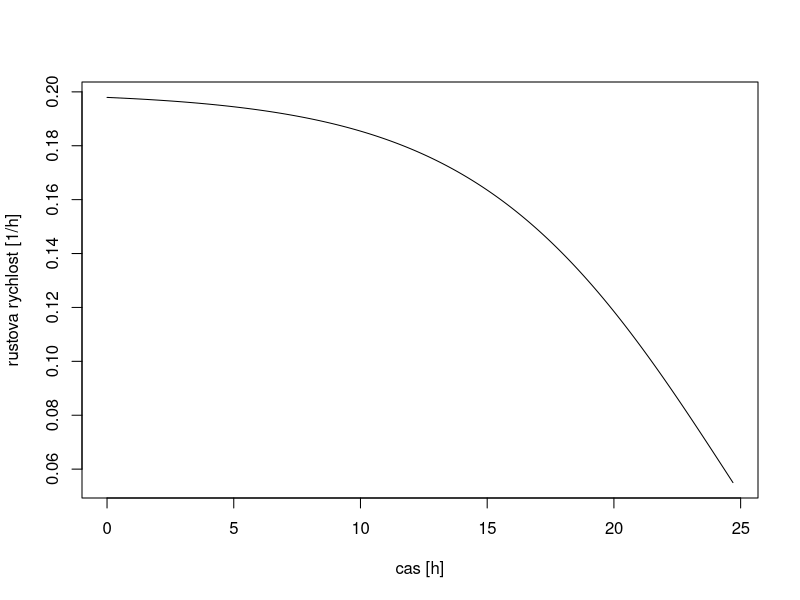
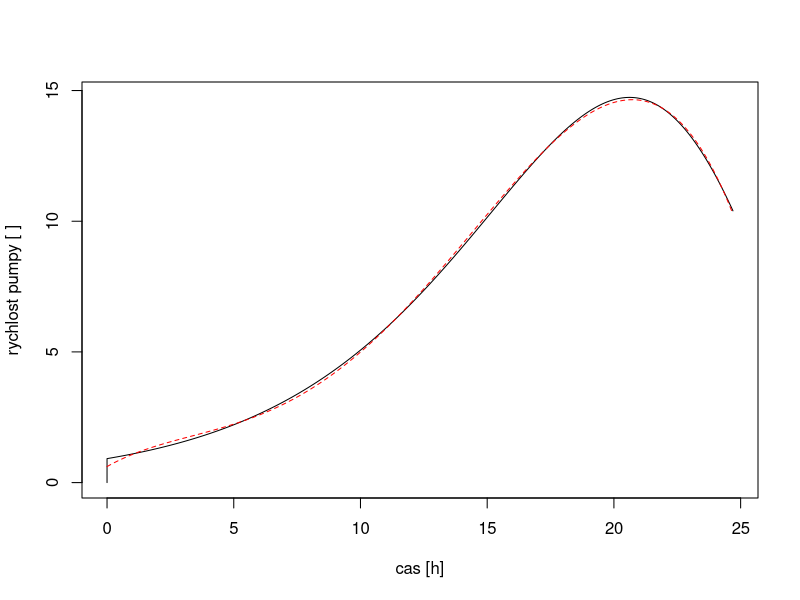

The R source for these figures, in order:
##### OPTIMALIZACE DOBY FEEDOVANI #####

#funkce pro optimalizaci doby kultivace (feedu) 


mu_poc <- 0.2   # maxim?ln? r?stov? rychlost (na za??tku kultivace)
mu_kon <- 0.055   # minim?ln? r?stov? rychlost (na konci kultivace)
par_k <- 0.2    # prohnut? k?ivky pr?b?hu r?stov? rychlosti

OD <- 8.65      # OD inokula

par_vRPM <- 1/0.88144   # prepocet: otacky pumpy [%] = feed [ml/min] * par_vRPM

{
  #funkce pro optimalizaci doby kultivace (feedu) !!! v tele funkce zadej OD inokula!
  opt_fct <- function(delka_kultivace){
    # delka kultivace v hodinach
    
    # cas po 10 s
    data <- data.frame(cas = c(0:(delka_kultivace*360)))
    
    # cas v hod
    data$cas_h <- data$cas / 360
    
    # odhadovane mnozstvi susiny na zacatku feedu
    # zadej OD; vypocte se DWT jako OD / 1.8136 * objem inokula + odhadovan? zisk z batch
    DWT_0 <- OD / 1.8136 * 2 + 20
    
    #rustova rychlost se snizi z 0.2 na zacatku kultivace na 0.058 na konci (~ doubling time 3.5 - 12 h)
    mu_min <- mu_poc - 2* (mu_poc - mu_kon) # rozdil beru 2*, protoze chci jen pulku sigmoidy
    mu_max <- mu_poc
    par_k <- par_k
    data$mu <- mu_min + (mu_max - mu_min) / (1 + exp(par_k * (data$cas_h - delka_kultivace)))
    
    data$DWT <- DWT_0  # pocatecni mnozstvi biomasy
    
    for(i in c(2: nrow(data))){
      data$DWT[i] <- data$DWT[i-1] * ((1 + data$mu[i]) ^ (1/360))
    }
    
    # mnozstvi feedu od zacatku (vypocteno z DWT)
    data$feed_vol_total <- (data$DWT - data$DWT[1]) / 0.5 / 0.22
    
    
    # vratit rozdil mezi feed_vol_total a cilovym objemem 100 l
    return(abs(10000 - data$feed_vol_total[nrow(data)]))
  }
  
  # optimalizace: vysledek je doba feedovani pro nadavkovani 10 l
  opt <- optim(24, opt_fct, 
               control = list(maxit = 100), 
               method = "Brent", lower = 0, upper = 100)
  
  
  ##### SIMULACE KULTIVACE #####
  delka_kultivace <- opt$par
  
  
  data <- list()
  data$cas_h <- (c(0:(delka_kultivace*3600))) / 3600  #cas kultivace v hod
  data <- data.frame(data)
  DWT_0 <- OD / 1.8136 * 2 + 20  #odhadovane mnozstvi susiny na zacatku feedu
  
  mu_min <- mu_poc - 2* (mu_poc - mu_kon) # rozdil beru 2*, protoze chci jen pulku sigmoidy
  mu_max <- mu_poc
  par_k <- par_k
  data$mu <- mu_min + (mu_max - mu_min) / (1 + exp(par_k * (data$cas_h - delka_kultivace)))
  
  data$DWT <- DWT_0  # pocatecni mnozstvi biomasy
  for(i in c(2: nrow(data))){ #samotna iterace rustu biomasy
    data$DWT[i] <- data$DWT[i-1] * ((1 + data$mu[i]) ^ (1/3600))
  }
  data$feed_vol_total <- (data$DWT - data$DWT[1]) / 0.5 / 0.22  #mnozstvi feedu od zacatku (vypocteno z DWT)
  data$feed_speed <- c(0, diff(data$feed_vol_total)) * 60 #rychlost feedu [ml/min]
  data$pump_value <- data$feed_speed * par_vRPM  #rychlost pumpy [%]
  
  # graf rustova rychlost
  plot(mu~cas_h, data, type = "l",
       xlab = "cas [h]", ylab = "rustova rychlost [1/h]")
  
  # fitting exponencialy (pro 300l to vlastne ani nepotrebuju)
  model <- nls(pump_value ~ a*cas_h^4 + b*cas_h^3 + c*cas_h^2 + d*cas_h + e, data, #chybi linearni clen!!! (naschval)
               start = list(a=0, b=0, c=0, d=0, e = 0))
  
  # graf
  plot(pump_value~cas_h, data, type = "l",
       xlab = "cas [h]", ylab = "rychlost pumpy [ ]")+
    lines(data$cas_h, predict(model), lty = "dashed", col = "red")
  
  cat("doba davkovani feedu: ", opt$par, " hod\n")
  print(coef(model))
}


